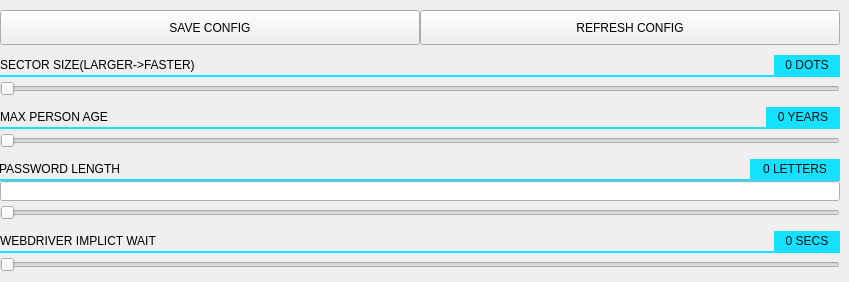
   <widget class="QWidget" name="params">
    <attribute name="title">
     <string>PARAMS</string>
    </attribute>
    <widget class="QWidget" name="params_sectorSize" native="true">
     <property name="geometry">
      <rect>
       <x>0</x>
       <y>55</y>
       <width>840</width>
       <height>42</height>
      </rect>
     </property>
     <widget class="QLabel" name="params_sectorSize_title">
      <property name="geometry">
       <rect>
        <x>0</x>
        <y>1</y>
        <width>216</width>
        <height>18</height>
       </rect>
      </property>
      <property name="styleSheet">
       <string notr="true"/>
      </property>
      <property name="text">
       <string>SECTOR SIZE(LARGER-&gt;FASTER)</string>
      </property>
     </widget>
     <widget class="QSlider" name="params_sectorSize_horizontalSlider">
      <property name="geometry">
       <rect>
        <x>0</x>
        <y>26</y>
        <width>840</width>
        <height>16</height>
       </rect>
      </property>
      <property name="styleSheet">
       <string notr="true"/>
      </property>
      <property name="orientation">
       <enum>Qt::Horizontal</enum>
      </property>
     </widget>
     <widget class="QLabel" name="params_sectorSize_dots">
      <property name="geometry">
       <rect>
        <x>774</x>
        <y>0</y>
        <width>66</width>
        <height>20</height>
       </rect>
      </property>
      <property name="minimumSize">
       <size>
        <width>66</width>
        <height>20</height>
       </size>
      </property>
      <property name="styleSheet">
       <string notr="true">background-color: #16e0ff;
color: #111111;
padding: 1px;</string>
      </property>
      <property name="text">
       <string>0 DOTS</string>
      </property>
      <property name="alignment">
       <set>Qt::AlignCenter</set>
      </property>
     </widget>
     <widget class="QLabel" name="params_sectorSize_devider">
      <property name="geometry">
       <rect>
        <x>0</x>
        <y>20</y>
        <width>840</width>
        <height>2</height>
       </rect>
      </property>
      <property name="styleSheet">
       <string notr="true">background-color: #16e0ff;</string>
      </property>
      <property name="text">
       <string/>
      </property>
     </widget>
    </widget>
    <widget class="QPushButton" name="params_save_config">
     <property name="geometry">
      <rect>
       <x>0</x>
       <y>10</y>
       <width>420</width>
       <height>35</height>
      </rect>
     </property>
     <property name="styleSheet">
      <string notr="true">border-right: 2px solid #0a0a0a;</string>
     </property>
     <property name="text">
      <string>SAVE CONFIG</string>
     </property>
    </widget>
    <widget class="QPushButton" name="params_refresh_config">
     <property name="geometry">
      <rect>
       <x>420</x>
       <y>10</y>
       <width>420</width>
       <height>35</height>
      </rect>
     </property>
     <property name="styleSheet">
      <string notr="true"/>
     </property>
     <property name="text">
      <string>REFRESH CONFIG</string>
     </property>
    </widget>
    <widget class="QWidget" name="params_passwordLength" native="true">
     <property name="geometry">
      <rect>
       <x>0</x>
       <y>159</y>
       <width>840</width>
       <height>62</height>
      </rect>
     </property>
     <widget class="QSlider" name="params_passwordLength_horizontalSlider">
      <property name="geometry">
       <rect>
        <x>0</x>
        <y>46</y>
        <width>840</width>
        <height>16</height>
       </rect>
      </property>
      <property name="styleSheet">
       <string notr="true"/>
      </property>
      <property name="orientation">
       <enum>Qt::Horizontal</enum>
      </property>
     </widget>
     <widget class="QLabel" name="params_passwordLength_letters">
      <property name="geometry">
       <rect>
        <x>750</x>
        <y>0</y>
        <width>90</width>
        <height>20</height>
       </rect>
      </property>
      <property name="minimumSize">
       <size>
        <width>66</width>
        <height>20</height>
       </size>
      </property>
      <property name="styleSheet">
       <string notr="true">background-color: #16e0ff;
color: #111111;
padding: 1px;</string>
      </property>
      <property name="text">
       <string>0 LETTERS</string>
      </property>
      <property name="alignment">
       <set>Qt::AlignCenter</set>
      </property>
     </widget>
     <widget class="QLineEdit" name="params_passwordLength_lineEdit">
      <property name="geometry">
       <rect>
        <x>0</x>
        <y>22</y>
        <width>840</width>
        <height>20</height>
       </rect>
      </property>
      <property name="styleSheet">
       <string notr="true">QLineEdit:hover {
	border: none;
}

QLineEdit:focus {
	border:none;
}</string>
      </property>
      <property name="alignment">
       <set>Qt::AlignCenter</set>
      </property>
      <property name="readOnly">
       <bool>true</bool>
      </property>
     </widget>
     <widget class="QLabel" name="params_passwordLength_title">
      <property name="geometry">
       <rect>
        <x>-1</x>
        <y>1</y>
        <width>120</width>
        <height>18</height>
       </rect>
      </property>
      <property name="styleSheet">
       <string notr="true"/>
      </property>
      <property name="text">
       <string>PASSWORD LENGTH</string>
      </property>
     </widget>
     <widget class="QLabel" name="params_passwordLength_devider">
      <property name="geometry">
       <rect>
        <x>0</x>
        <y>20</y>
        <width>840</width>
        <height>2</height>
       </rect>
      </property>
      <property name="styleSheet">
       <string notr="true">background-color: #16e0ff;</string>
      </property>
      <property name="text">
       <string/>
      </property>
     </widget>
    </widget>
    <widget class="QWidget" name="params_maxAge" native="true">
     <property name="geometry">
      <rect>
       <x>0</x>
       <y>107</y>
       <width>840</width>
       <height>42</height>
      </rect>
     </property>
     <widget class="QLabel" name="params_maxAge_title">
      <property name="geometry">
       <rect>
        <x>0</x>
        <y>1</y>
        <width>112</width>
        <height>18</height>
       </rect>
      </property>
      <property name="styleSheet">
       <string notr="true"/>
      </property>
      <property name="text">
       <string>MAX PERSON AGE</string>
      </property>
     </widget>
     <widget class="QSlider" name="params_maxAge_horizontalSlider">
      <property name="geometry">
       <rect>
        <x>0</x>
        <y>26</y>
        <width>840</width>
        <height>16</height>
       </rect>
      </property>
      <property name="styleSheet">
       <string notr="true"/>
      </property>
      <property name="orientation">
       <enum>Qt::Horizontal</enum>
      </property>
     </widget>
     <widget class="QLabel" name="params_maxAge_years">
      <property name="geometry">
       <rect>
        <x>766</x>
        <y>0</y>
        <width>74</width>
        <height>20</height>
       </rect>
      </property>
      <property name="minimumSize">
       <size>
        <width>66</width>
        <height>20</height>
       </size>
      </property>
      <property name="styleSheet">
       <string notr="true">background-color: #16e0ff;
color: #111111;
padding: 1px;</string>
      </property>
      <property name="text">
       <string>0 YEARS</string>
      </property>
      <property name="alignment">
       <set>Qt::AlignCenter</set>
      </property>
     </widget>
     <widget class="QLabel" name="params_maxAge_devider">
      <property name="geometry">
       <rect>
        <x>0</x>
        <y>20</y>
        <width>840</width>
        <height>2</height>
       </rect>
      </property>
      <property name="styleSheet">
       <string notr="true">background-color: #16e0ff;</string>
      </property>
      <property name="text">
       <string/>
      </property>
     </widget>
    </widget>
    <widget class="QWidget" name="params_webDriverImplictWait" native="true">
     <property name="geometry">
      <rect>
       <x>0</x>
       <y>231</y>
       <width>840</width>
       <height>42</height>
      </rect>
     </property>
     <widget class="QLabel" name="params_webDriverImplictWait_title">
      <property name="geometry">
       <rect>
        <x>0</x>
        <y>1</y>
        <width>176</width>
        <height>18</height>
       </rect>
      </property>
      <property name="styleSheet">
       <string notr="true"/>
      </property>
      <property name="text">
       <string>WEBDRIVER IMPLICT WAIT</string>
      </property>
     </widget>
     <widget class="QSlider" name="params_webDriverImplictWait_horizontalSlider">
      <property name="geometry">
       <rect>
        <x>0</x>
        <y>26</y>
        <width>840</width>
        <height>16</height>
       </rect>
      </property>
      <property name="styleSheet">
       <string notr="true"/>
      </property>
      <property name="orientation">
       <enum>Qt::Horizontal</enum>
      </property>
     </widget>
     <widget class="QLabel" name="params_webDriverImplictWait_secs">
      <property name="geometry">
       <rect>
        <x>774</x>
        <y>0</y>
        <width>66</width>
        <height>20</height>
       </rect>
      </property>
      <property name="minimumSize">
       <size>
        <width>66</width>
        <height>20</height>
       </size>
      </property>
      <property name="styleSheet">
       <string notr="true">background-color: #16e0ff;
color: #111111;
padding: 1px;</string>
      </property>
      <property name="text">
       <string>0 SECS</string>
      </property>
      <property name="alignment">
       <set>Qt::AlignCenter</set>
      </property>
     </widget>
     <widget class="QLabel" name="params_webDriverImplictWait_devider">
      <property name="geometry">
       <rect>
        <x>0</x>
        <y>20</y>
        <width>840</width>
        <height>2</height>
       </rect>
      </property>
      <property name="styleSheet">
       <string notr="true">background-color: #16e0ff;</string>
      </property>
      <property name="text">
       <string/>
      </property>
     </widget>
    </widget>
   </widget>
